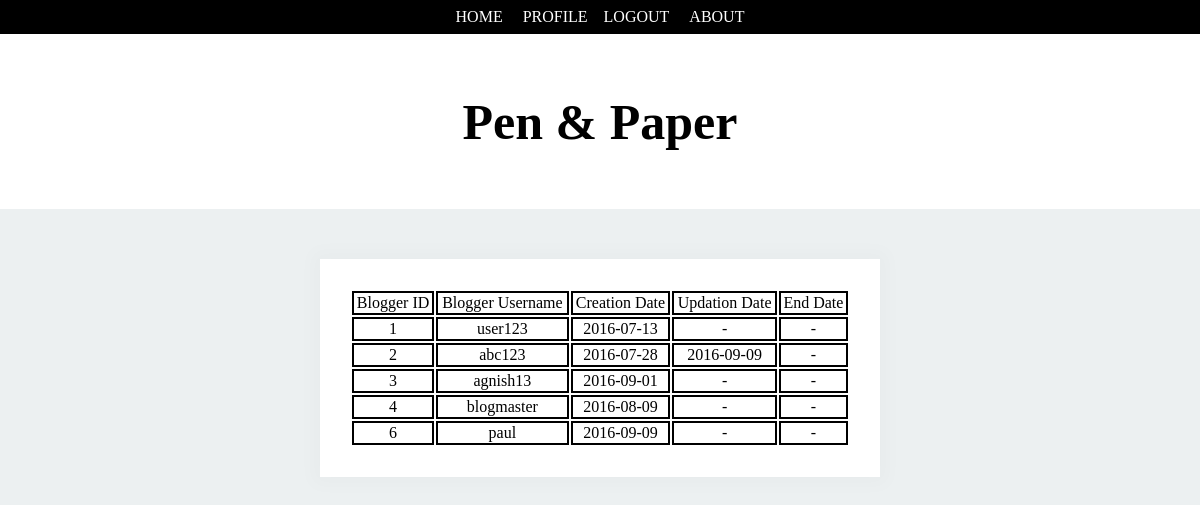
Screenshot of /admin/listblogger.php (signed in) with the database file from the repository.
### tables this page shows
CREATE TABLE IF NOT EXISTS `blogger_info` (
  `blogger_id` int(3) NOT NULL,
  `blogger_username` varchar(50) NOT NULL,
  `blogger_password` varchar(100) NOT NULL,
  `blogger_creation_date` date NOT NULL,
  `blogger_is_active` varchar(3) NOT NULL,
  `blogger_updated_date` date DEFAULT NULL,
  `blogger_end_date` date DEFAULT NULL
);

### admin/listblogger.php (the view, shortened to what this page needs)
<?php
	include "../bucket.php";
?>
<!DOCTYPE html>
	<head>
		<link rel="stylesheet" type="text/css" href="listblogger.css">
	</head>
	<body>
		<nav>
			<ul>
				<li><a href="../home/home.php">HOME</a></li>
				<li><a href="../about/about.php">ABOUT</a></li>
			</ul>
		</nav>
		<header>
			<h1>Pen & Paper</h1>
		</header>
		<main>
			<article>
				<?php
					$randb = new BlogProcess;
					$conn=$randb->connectdb();
					$sql="Select * from blogger_info";
					$result = $conn->query($sql);
					echo "<table class=blist>";
					echo "<tr>";
					echo 	"<td>Blogger ID</td>";
					echo 	"<td>Blogger Username</td>";
					echo 	"<td>Creation Date</td>";
					echo 	"<td>Updation Date</td>";
					echo 	"<td>End Date</td>";
					echo "</tr>";
					if($result->num_rows > 0)
						while($row = $result->fetch_assoc()){
							echo "<tr>";
							echo 	"<td>" . $row["blogger_id"] . "</td>";
							echo 	"<td>" . $row["blogger_username"] . "</td>";
							echo 	"<td>" . $row["blogger_creation_date"] . "</td>";
							if($row["blogger_updated_date"]==NULL)
								echo "<td> - </td>";
							else if($row["blogger_updated_date"]!=NULL)
								echo "<td>" . $row["blogger_updated_date"] . "</td>";
							if($row["blogger_end_date"]==NULL)
								echo "<td> - </td>";
							else if($row["blogger_end_date"]!=NULL)
								echo "<td>" . $row["blogger_end_date"] . "</td>";
							echo "</tr>";
					}
					echo "</table>";
				?>
			</article>
		</main>
	</body>
</html>

### admin/listblogger.css (style rules this page uses)
body { margin: 0px; background-color: #ECF0F1; font-family: "Franklin Gothic Medium"; }
nav { text-align:center; border-width: 1px; background-color: black; }
ul { padding-left: 0px; margin: 0px; }
li { display: inline-block; }
a { text-decoration: none; display:block; color:white; padding: 8px; }
main { text-align: center; padding-top: 40px; }
header h1 { text-align: center; color: black; font-size: 50px; }
header { padding: 25px; background-color: white; }
article { margin: auto; margin-top: 80px; display: flex; max-width: 500px; padding: 30px; margin-top: 10px; margin-bottom: 10px; background-color: white; -webkit-box-shadow: 0px 0px 17px 8px rgba(0, 0, 0,0.02); -moz-box-shadow: 0px 0px 17px 8px rgba(0, 0, 0,0.02); box-shadow: 0px 0px 17px 8px rgba(0, 0, 0,0.02); }
.blist td { text-align: center; border:solid 2px black; }
.blist { width: 500px; }

### rows the page displays
blogger_info: blogger_id "1", blogger_username "user123", blogger_creation_date "2016-07-13"
blogger_info: blogger_id "2", blogger_username "abc123", blogger_creation_date "2016-07-28", blogger_updated_date "2016-09-09"
blogger_info: blogger_id "3", blogger_username "agnish13", blogger_creation_date "2016-09-01"
blogger_info: blogger_id "4", blogger_username "blogmaster", blogger_creation_date "2016-08-09"
blogger_info: blogger_id "6", blogger_username "paul", blogger_creation_date "2016-09-09"
